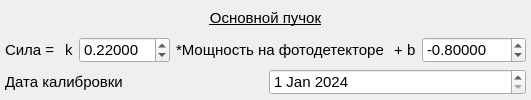
           <widget class="QFrame" name="asd">
            <property name="sizePolicy">
             <sizepolicy hsizetype="Preferred" vsizetype="Minimum">
              <horstretch>0</horstretch>
              <verstretch>0</verstretch>
             </sizepolicy>
            </property>
            <property name="styleSheet">
             <string notr="true">QFrame#asd{
border: 5px solid rgb(128, 160, 165);
border-radius: 17px;
}</string>
            </property>
            <layout class="QVBoxLayout" name="verticalLayout_26">
             <property name="leftMargin">
              <number>5</number>
             </property>
             <property name="topMargin">
              <number>5</number>
             </property>
             <property name="rightMargin">
              <number>5</number>
             </property>
             <property name="bottomMargin">
              <number>5</number>
             </property>
             <item>
              <widget class="QLabel" name="lb_path_5">
               <property name="sizePolicy">
                <sizepolicy hsizetype="Preferred" vsizetype="MinimumExpanding">
                 <horstretch>0</horstretch>
                 <verstretch>0</verstretch>
                </sizepolicy>
               </property>
               <property name="font">
                <font>
                 <family>Segoe UI</family>
                 <pointsize>11</pointsize>
                 <underline>true</underline>
                </font>
               </property>
               <property name="toolTip">
                <string>&lt;html&gt;&lt;head/&gt;&lt;body&gt;&lt;p&gt;Силы между эндотелием и эритроцитами обозначаются End, END, или end&lt;/p&gt;&lt;/body&gt;&lt;/html&gt;</string>
               </property>
               <property name="text">
                <string>Основной пучок</string>
               </property>
               <property name="alignment">
                <set>Qt::AlignCenter</set>
               </property>
              </widget>
             </item>
             <item>
              <layout class="QVBoxLayout" name="verticalLayout_25">
               <item>
                <layout class="QHBoxLayout" name="horizontalLayout_48">
                 <item>
                  <widget class="QLabel" name="lb_path_17">
                   <property name="sizePolicy">
                    <sizepolicy hsizetype="Preferred" vsizetype="MinimumExpanding">
                     <horstretch>0</horstretch>
                     <verstretch>0</verstretch>
                    </sizepolicy>
                   </property>
                   <property name="font">
                    <font>
                     <family>Segoe UI</family>
                     <pointsize>11</pointsize>
                    </font>
                   </property>
                   <property name="toolTip">
                    <string>Сила = k*(значение мощности)+b</string>
                   </property>
                   <property name="text">
                    <string>Сила = </string>
                   </property>
                  </widget>
                 </item>
                 <item>
                  <widget class="QLabel" name="lb_path_7">
                   <property name="sizePolicy">
                    <sizepolicy hsizetype="Preferred" vsizetype="MinimumExpanding">
                     <horstretch>0</horstretch>
                     <verstretch>0</verstretch>
                    </sizepolicy>
                   </property>
                   <property name="font">
                    <font>
                     <family>Segoe UI</family>
                     <pointsize>11</pointsize>
                    </font>
                   </property>
                   <property name="toolTip">
                    <string>&lt;html&gt;&lt;head/&gt;&lt;body&gt;&lt;p&gt;Сила = a*(значение мощности)+b&lt;/p&gt;&lt;/body&gt;&lt;/html&gt;</string>
                   </property>
                   <property name="text">
                    <string>k</string>
                   </property>
                  </widget>
                 </item>
                 <item>
                  <widget class="QDoubleSpinBox" name="a_main">
                   <property name="font">
                    <font>
                     <pointsize>11</pointsize>
                    </font>
                   </property>
                   <property name="decimals">
                    <number>5</number>
                   </property>
                   <property name="maximum">
                    <double>50.000000000000000</double>
                   </property>
                   <property name="value">
                    <double>0.220000000000000</double>
                   </property>
                  </widget>
                 </item>
                 <item>
                  <widget class="QLabel" name="lb_path_18">
                   <property name="sizePolicy">
                    <sizepolicy hsizetype="Preferred" vsizetype="MinimumExpanding">
                     <horstretch>0</horstretch>
                     <verstretch>0</verstretch>
                    </sizepolicy>
                   </property>
                   <property name="font">
                    <font>
                     <family>Segoe UI</family>
                     <pointsize>11</pointsize>
                    </font>
                   </property>
                   <property name="toolTip">
                    <string>&lt;html&gt;&lt;head/&gt;&lt;body&gt;&lt;p&gt;Сила = a*(значение мощности)+b&lt;/p&gt;&lt;/body&gt;&lt;/html&gt;</string>
                   </property>
                   <property name="text">
                    <string>*Мощность на фотодетекторе</string>
                   </property>
                  </widget>
                 </item>
                 <item>
                  <layout class="QHBoxLayout" name="horizontalLayout_49">
                   <item>
                    <widget class="QLabel" name="lb_path_8">
                     <property name="sizePolicy">
                      <sizepolicy hsizetype="Preferred" vsizetype="MinimumExpanding">
                       <horstretch>0</horstretch>
                       <verstretch>0</verstretch>
                      </sizepolicy>
                     </property>
                     <property name="font">
                      <font>
                       <family>Segoe UI</family>
                       <pointsize>11</pointsize>
                      </font>
                     </property>
                     <property name="toolTip">
                      <string>Сила = a*(значение мощности)+b</string>
                     </property>
                     <property name="text">
                      <string> + b</string>
                     </property>
                    </widget>
                   </item>
                   <item>
                    <widget class="QDoubleSpinBox" name="b_main">
                     <property name="font">
                      <font>
                       <pointsize>11</pointsize>
                      </font>
                     </property>
                     <property name="decimals">
                      <number>5</number>
                     </property>
                     <property name="minimum">
                      <double>-200.000000000000000</double>
                     </property>
                     <property name="maximum">
                      <double>200.000000000000000</double>
                     </property>
                     <property name="value">
                      <double>-0.800000000000000</double>
                     </property>
                    </widget>
                   </item>
                  </layout>
                 </item>
                </layout>
               </item>
               <item>
                <layout class="QHBoxLayout" name="horizontalLayout_50">
                 <item>
                  <widget class="QLabel" name="lb_path_12">
                   <property name="sizePolicy">
                    <sizepolicy hsizetype="Preferred" vsizetype="MinimumExpanding">
                     <horstretch>0</horstretch>
                     <verstretch>0</verstretch>
                    </sizepolicy>
                   </property>
                   <property name="font">
                    <font>
                     <family>Segoe UI</family>
                     <pointsize>11</pointsize>
                    </font>
                   </property>
                   <property name="toolTip">
                    <string>Указывайте дату, чтобы не запутаться</string>
                   </property>
                   <property name="text">
                    <string>Дата калибровки</string>
                   </property>
                  </widget>
                 </item>
                 <item>
                  <widget class="QDateEdit" name="dateEdit">
                   <property name="font">
                    <font>
                     <pointsize>11</pointsize>
                    </font>
                   </property>
                   <property name="date">
                    <date>
                     <year>2024</year>
                     <month>1</month>
                     <day>1</day>
                    </date>
                   </property>
                  </widget>
                 </item>
                </layout>
               </item>
              </layout>
             </item>
            </layout>
           </widget>
